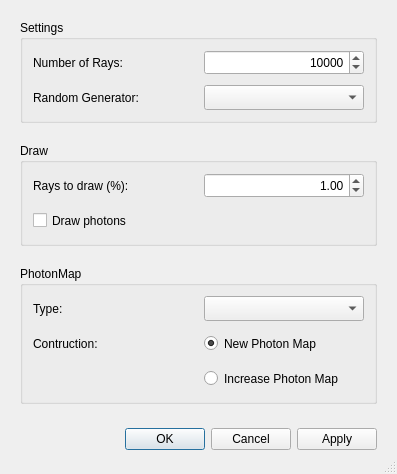
<?xml version="1.0" encoding="UTF-8"?>
<ui version="4.0">
 <class>RayTraceDialog</class>
 <widget class="QDialog" name="RayTraceDialog">
  <property name="geometry">
   <rect>
    <x>0</x>
    <y>0</y>
    <width>397</width>
    <height>459</height>
   </rect>
  </property>
  <property name="windowTitle">
   <string>Options</string>
  </property>
  <property name="sizeGripEnabled">
   <bool>true</bool>
  </property>
  <layout class="QVBoxLayout" name="verticalLayout">
   <property name="spacing">
    <number>20</number>
   </property>
   <property name="margin">
    <number>20</number>
   </property>
   <item>
    <widget class="QGroupBox" name="settingsGroup">
     <property name="title">
      <string>Settings</string>
     </property>
     <layout class="QGridLayout" name="gridLayout">
      <property name="margin">
       <number>10</number>
      </property>
      <property name="spacing">
       <number>10</number>
      </property>
      <item row="0" column="0">
       <widget class="QLabel" name="numberRaysLabel">
        <property name="minimumSize">
         <size>
          <width>0</width>
          <height>25</height>
         </size>
        </property>
        <property name="text">
         <string>Number of Rays:</string>
        </property>
       </widget>
      </item>
      <item row="0" column="1">
       <widget class="QSpinBox" name="raysSpinBox">
        <property name="minimumSize">
         <size>
          <width>0</width>
          <height>25</height>
         </size>
        </property>
        <property name="layoutDirection">
         <enum>Qt::LeftToRight</enum>
        </property>
        <property name="alignment">
         <set>Qt::AlignRight|Qt::AlignTrailing|Qt::AlignVCenter</set>
        </property>
        <property name="minimum">
         <number>1</number>
        </property>
        <property name="maximum">
         <number>999999999</number>
        </property>
        <property name="singleStep">
         <number>10000</number>
        </property>
        <property name="value">
         <number>10000</number>
        </property>
       </widget>
      </item>
      <item row="1" column="0">
       <widget class="QLabel" name="randomLabel">
        <property name="minimumSize">
         <size>
          <width>0</width>
          <height>25</height>
         </size>
        </property>
        <property name="text">
         <string>Random Generator:</string>
        </property>
       </widget>
      </item>
      <item row="1" column="1">
       <widget class="QComboBox" name="randomCombo">
        <property name="minimumSize">
         <size>
          <width>0</width>
          <height>25</height>
         </size>
        </property>
        <property name="sizeAdjustPolicy">
         <enum>QComboBox::AdjustToContentsOnFirstShow</enum>
        </property>
       </widget>
      </item>
     </layout>
    </widget>
   </item>
   <item>
    <widget class="QGroupBox" name="drawBox">
     <property name="title">
      <string>Draw</string>
     </property>
     <layout class="QGridLayout" name="gridLayout_2">
      <property name="margin">
       <number>10</number>
      </property>
      <property name="spacing">
       <number>10</number>
      </property>
      <item row="0" column="0">
       <widget class="QLabel" name="drawFractionLabel">
        <property name="minimumSize">
         <size>
          <width>0</width>
          <height>25</height>
         </size>
        </property>
        <property name="text">
         <string>Rays to draw (%):</string>
        </property>
       </widget>
      </item>
      <item row="0" column="1">
       <widget class="QDoubleSpinBox" name="drawSpin">
        <property name="minimumSize">
         <size>
          <width>0</width>
          <height>25</height>
         </size>
        </property>
        <property name="alignment">
         <set>Qt::AlignRight|Qt::AlignTrailing|Qt::AlignVCenter</set>
        </property>
        <property name="maximum">
         <double>100.000000000000000</double>
        </property>
        <property name="singleStep">
         <double>5.000000000000000</double>
        </property>
        <property name="value">
         <double>1.000000000000000</double>
        </property>
       </widget>
      </item>
      <item row="1" column="0">
       <widget class="QCheckBox" name="photonsCheck">
        <property name="minimumSize">
         <size>
          <width>0</width>
          <height>25</height>
         </size>
        </property>
        <property name="text">
         <string>Draw photons</string>
        </property>
       </widget>
      </item>
     </layout>
    </widget>
   </item>
   <item>
    <widget class="QGroupBox" name="photonmapGroup">
     <property name="title">
      <string>PhotonMap</string>
     </property>
     <layout class="QGridLayout" name="gridLayout_3">
      <property name="margin">
       <number>10</number>
      </property>
      <property name="spacing">
       <number>10</number>
      </property>
      <item row="0" column="0">
       <widget class="QLabel" name="photonmapTypeLabel">
        <property name="minimumSize">
         <size>
          <width>0</width>
          <height>25</height>
         </size>
        </property>
        <property name="text">
         <string>Type:</string>
        </property>
       </widget>
      </item>
      <item row="0" column="1">
       <widget class="QComboBox" name="photonmapTypeCombo">
        <property name="minimumSize">
         <size>
          <width>0</width>
          <height>25</height>
         </size>
        </property>
        <property name="layoutDirection">
         <enum>Qt::LeftToRight</enum>
        </property>
       </widget>
      </item>
      <item row="1" column="0">
       <widget class="QLabel" name="constructionLabel">
        <property name="minimumSize">
         <size>
          <width>0</width>
          <height>25</height>
         </size>
        </property>
        <property name="text">
         <string>Contruction:</string>
        </property>
       </widget>
      </item>
      <item row="1" column="1">
       <widget class="QRadioButton" name="newMapRadio">
        <property name="minimumSize">
         <size>
          <width>0</width>
          <height>25</height>
         </size>
        </property>
        <property name="text">
         <string>New Photon Map</string>
        </property>
        <property name="checked">
         <bool>true</bool>
        </property>
       </widget>
      </item>
      <item row="2" column="1">
       <widget class="QRadioButton" name="increaseMapRadio">
        <property name="minimumSize">
         <size>
          <width>0</width>
          <height>25</height>
         </size>
        </property>
        <property name="text">
         <string>Increase Photon Map</string>
        </property>
       </widget>
      </item>
     </layout>
    </widget>
   </item>
   <item>
    <widget class="QDialogButtonBox" name="buttonBox">
     <property name="minimumSize">
      <size>
       <width>0</width>
       <height>30</height>
      </size>
     </property>
     <property name="standardButtons">
      <set>QDialogButtonBox::Apply|QDialogButtonBox::Cancel|QDialogButtonBox::Ok</set>
     </property>
    </widget>
   </item>
  </layout>
 </widget>
 <tabstops>
  <tabstop>raysSpinBox</tabstop>
  <tabstop>randomCombo</tabstop>
  <tabstop>drawSpin</tabstop>
  <tabstop>photonsCheck</tabstop>
  <tabstop>photonmapTypeCombo</tabstop>
  <tabstop>newMapRadio</tabstop>
  <tabstop>increaseMapRadio</tabstop>
  <tabstop>buttonBox</tabstop>
 </tabstops>
 <resources/>
 <connections>
  <connection>
   <sender>buttonBox</sender>
   <signal>accepted()</signal>
   <receiver>RayTraceDialog</receiver>
   <slot>accept()</slot>
   <hints>
    <hint type="sourcelabel">
     <x>143</x>
     <y>322</y>
    </hint>
    <hint type="destinationlabel">
     <x>179</x>
     <y>175</y>
    </hint>
   </hints>
  </connection>
  <connection>
   <sender>buttonBox</sender>
   <signal>rejected()</signal>
   <receiver>RayTraceDialog</receiver>
   <slot>reject()</slot>
   <hints>
    <hint type="sourcelabel">
     <x>143</x>
     <y>322</y>
    </hint>
    <hint type="destinationlabel">
     <x>179</x>
     <y>175</y>
    </hint>
   </hints>
  </connection>
 </connections>
</ui>
